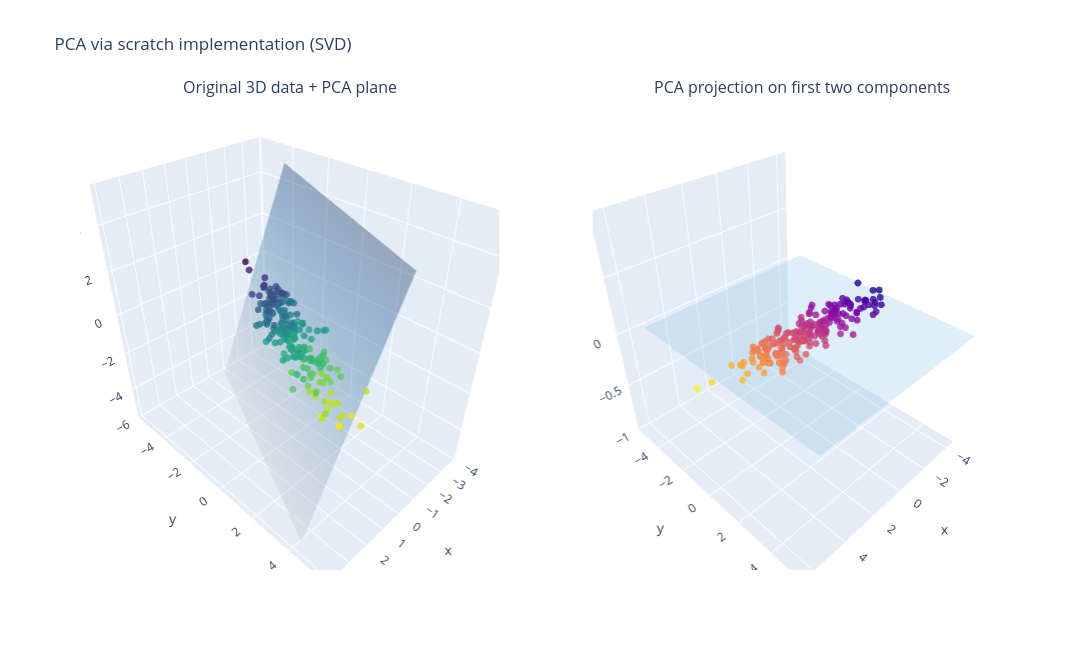

The notebook cell saved with this chart:
### Markdown cell above
## Visualization

Compare the original 3D data to the PCA projection from the SVD-based scratch implementation.

### Code cell
X_centered = X - X.mean(axis=0)
mean = X.mean(axis=0)
pc1 = components_svd[0]
pc2 = components_svd[1]
plane_scale = np.max(np.std(X_centered, axis=0)) * 2.5
u = np.linspace(-plane_scale, plane_scale, 12)
v = np.linspace(-plane_scale, plane_scale, 12)
U, V = np.meshgrid(u, v)
plane = mean[:, None, None] + pc1[:, None, None] * U + pc2[:, None, None] * V
plane_pca_x, plane_pca_y = np.meshgrid(u, v)
plane_pca_z = np.zeros_like(plane_pca_x)

fig = make_subplots(
    rows=1, cols=2,
    specs=[[{'type': 'scene'}, {'type': 'scene'}]],
    subplot_titles=(
        'Original 3D data + PCA plane',
        'PCA projection on first two components'
    ),
)

fig.add_trace(
    go.Surface(
        x=plane[0],
        y=plane[1],
        z=plane[2],
        opacity=0.35,
        showscale=False,
        colorscale='Blues',
        name='PCA plane',
    ),
    row=1, col=1,
)
fig.add_trace(
    go.Scatter3d(
        x=X[:, 0],
        y=X[:, 1],
        z=X[:, 2],
        mode='markers',
        marker=dict(size=4, color=x, colorscale='Viridis', opacity=0.8),
        name='Original data',
    ),
    row=1, col=1,
)
fig.add_trace(
    go.Surface(
        x=plane_pca_x,
        y=plane_pca_y,
        z=plane_pca_z,
        opacity=0.25,
        showscale=False,
        colorscale='Blues',
        name='PCA plane',
    ),
    row=1, col=2,
)
fig.add_trace(
    go.Scatter3d(
        x=X_svd[:, 0],
        y=X_svd[:, 1],
        z=np.zeros(n),
        mode='markers',
        marker=dict(size=4, color=X_svd[:, 0], colorscale='Plasma', opacity=0.8),
        name='PCA result',
    ),
    row=1, col=2,
)

fig.update_layout(
    title='PCA via scratch implementation (SVD)',
    height=650,
    width=1200,
    showlegend=False,
)
fig.show()

### Figure 1 — Plotly figure (JSON) as saved in the notebook; plotly's stock layout.template omitted (floating-point values rounded to 4 significant figures; data arrays with more than 128 entries replaced by an {"elided": "..."} marker saying what was removed)
{"data": [{"colorscale": [[0, "rgb(247,251,255)"], [0.125, "rgb(222,235,247)"], [0.25, "rgb(198,219,239)"], [0.375, "rgb(158,202,225)"], [0.5, "rgb(107,174,214)"], [0.625, "rgb(66,146,198)"], [0.75, "rgb(33,113,181)"], [0.875, "rgb(8,81,156)"], [1, "rgb(8,48,107)"]], "name": "PCA plane", "opacity": 0.35, "scene": "scene", "showscale": false, "type": "surface", "x": {"elided": "12x12 float values"}, "y": {"elided": "12x12 float values"}, "z": {"elided": "12x12 float values"}}, {"marker": {"color": {"elided": "200 float values"}, "colorscale": [[0, "#440154"], [0.1111, "#482878"], [0.2222, "#3e4989"], [0.3333, "#31688e"], [0.4444, "#26828e"], [0.5556, "#1f9e89"], [0.6667, "#35b779"], [0.7778, "#6ece58"], [0.8889, "#b5de2b"], [1, "#fde725"]], "opacity": 0.8, "size": 4}, "mode": "markers", "name": "Original data", "scene": "scene", "type": "scatter3d", "x": {"elided": "200 float values"}, "y": {"elided": "200 float values"}, "z": {"elided": "200 float values"}}, {"colorscale": [[0, "rgb(247,251,255)"], [0.125, "rgb(222,235,247)"], [0.25, "rgb(198,219,239)"], [0.375, "rgb(158,202,225)"], [0.5, "rgb(107,174,214)"], [0.625, "rgb(66,146,198)"], [0.75, "rgb(33,113,181)"], [0.875, "rgb(8,81,156)"], [1, "rgb(8,48,107)"]], "name": "PCA plane", "opacity": 0.25, "scene": "scene2", "showscale": false, "type": "surface", "x": {"elided": "12x12 float values"}, "y": {"elided": "12x12 float values"}, "z": {"elided": "12x12 float values"}}, {"marker": {"color": {"elided": "200 float values"}, "colorscale": [[0, "#0d0887"], [0.1111, "#46039f"], [0.2222, "#7201a8"], [0.3333, "#9c179e"], [0.4444, "#bd3786"], [0.5556, "#d8576b"], [0.6667, "#ed7953"], [0.7778, "#fb9f3a"], [0.8889, "#fdca26"], [1, "#f0f921"]], "opacity": 0.8, "size": 4}, "mode": "markers", "name": "PCA result", "scene": "scene2", "type": "scatter3d", "x": {"elided": "200 float values"}, "y": {"elided": "200 float values"}, "z": {"elided": "200 float values"}}], "layout": {"annotations": [{"font": {"size": 16}, "showarrow": false, "text": "Original 3D data + PCA plane", "x": 0.225, "xanchor": "center", "xref": "paper", "y": 1, "yanchor": "bottom", "yref": "paper"}, {"font": {"size": 16}, "showarrow": false, "text": "PCA projection on first two components", "x": 0.775, "xanchor": "center", "xref": "paper", "y": 1, "yanchor": "bottom", "yref": "paper"}], "height": 650, "scene": {"domain": {"x": [0, 0.45], "y": [0, 1]}}, "scene2": {"domain": {"x": [0.55, 1], "y": [0, 1]}}, "showlegend": false, "title": {"text": "PCA via scratch implementation (SVD)"}, "width": 1200}}
